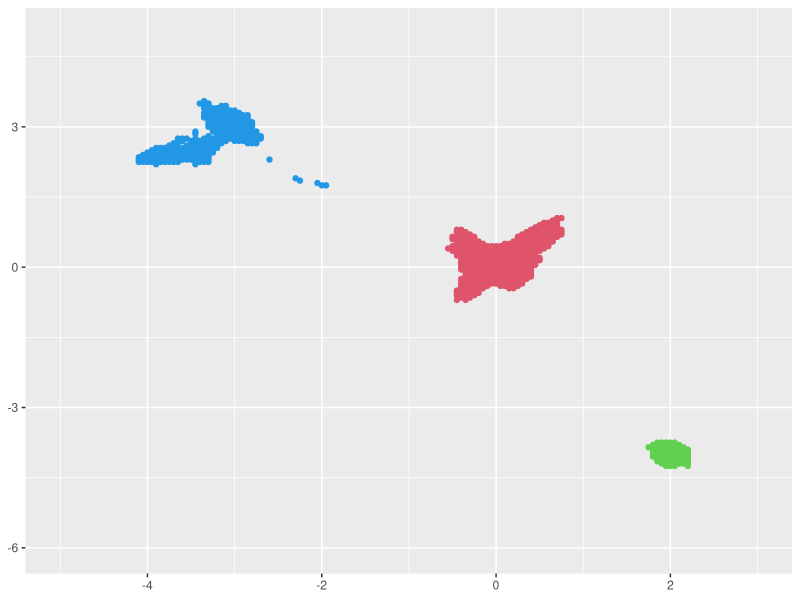
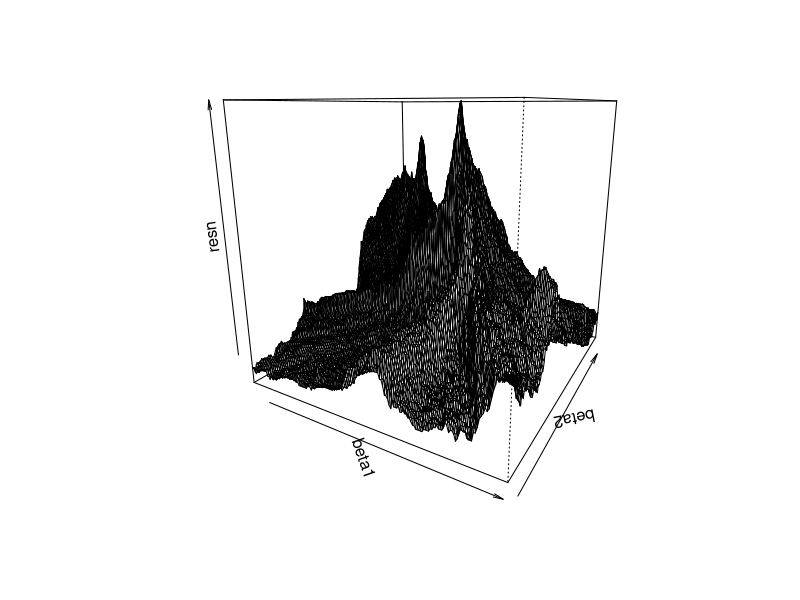

The R script that drew these images, in order:
# Load the ggplot2 library
library(ggplot2)

# Set the seed for reproducibility
set.seed(3)

n = 300
x = rnorm(n,0,1)
ep = rnorm(n,0,0.3)

y = rep(0,n)
for (i in 1:n/3) {
  y[i] = 2*x[i]^2-4*x[i]+ep[i]
}
for (i in 1+(n/3):2*n/3){
  y[i] =-1*x[i]^2-0*x[i]+ep[i]
  
}

for (i in 1+(2*n/3):n){
  y[i] = -3*x[i]^2+3*x[i]+ep[i]
}

# Define the range of beta1 and beta2 values
beta1 = seq(-5,4,by=0.05)
beta2 = seq(-6,5,by=0.05)

# Create an array to store the residuals
resij = array(0,dim = c(length(beta1),length(beta2),n))
# Create an array to store the number of residuals within a threshold
resn = array(0,dim = c(length(beta1),length(beta2)))

# Calculate residuals and count the number of residuals within a threshold
for (i in 1:length(beta1)) {
  for (j in 1:length(beta2)) {
    for (k in 1:n){
      resij[i,j,k] = y[k] - beta1[i]*x[k]^2-beta2[j]*x[k]
      if(abs(resij[i,j,k])<0.4) {resij[i,j,k] = 0}
      else {resij[i,j,k] = 1}
    }
  }
}

# Calculate the proportion of residuals within a threshold and decide whether to plot a point
p = array(0,dim = c(length(beta1),length(beta2)))
for (i in 1:length(beta1)) {
  for(j in 1:length(beta2)){
    for (k in 1:n) {
      resn[i,j] = resn[i,j] + resij[i,j,k]
    }
    resn[i,j] = 1-resn[i,j]/n
    if(resn[i,j] >0.27){p[i,j] = 1}
  }
}


w = which(p==1,arr.ind = T)
xax = beta1[w[,1]]
yax = beta2[w[,2]]

# Plot the scatter plot
types=rep(0,length(xax))
types[1]=3

subgroup1=xax[1]
subgroup2=c()
subgroup3=c()

for(i in 1:length(xax)){
  if(sqrt((xax[i]-2)^2+(yax[i]+4)^2)<1){
    subgroup1=c(subgroup1,xax[i])
    types[i]=3
  }
  
  else if(sqrt((xax[i]-0)^2+(yax[i]-0)^2)<1.5){
    subgroup3=c(subgroup3,xax[i])
    types[i]=2
    
  }
  else {
    subgroup2=c(subgroup2,xax[i])
    types[i]=4
  }
}

df=data.frame(x=xax,y=yax)
p<-ggplot(df, aes(x=xax, y=yax,color=types)) + 
  geom_point(color=types)+
  coord_cartesian(xlim = c(-5, 3), ylim = c(-6, 5))+
  theme(axis.title.x = element_blank(), axis.title.y = element_blank())
plot(p)

# Create a 3D plot of beta1, beta2, and the proportion of residuals within a threshold
persp(beta1,beta2,resn,phi = 15,theta = 30) 